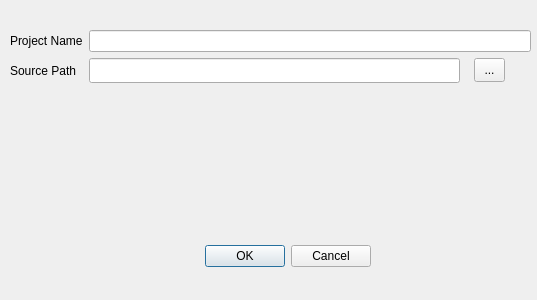
<?xml version="1.0" encoding="UTF-8"?>
<ui version="4.0">
 <class>ProjectNew</class>
 <widget class="QDialog" name="ProjectNew">
  <property name="geometry">
   <rect>
    <x>0</x>
    <y>0</y>
    <width>537</width>
    <height>300</height>
   </rect>
  </property>
  <property name="windowTitle">
   <string>Dialog</string>
  </property>
  <widget class="QDialogButtonBox" name="buttonBox">
   <property name="geometry">
    <rect>
     <x>30</x>
     <y>240</y>
     <width>341</width>
     <height>32</height>
    </rect>
   </property>
   <property name="orientation">
    <enum>Qt::Horizontal</enum>
   </property>
   <property name="standardButtons">
    <set>QDialogButtonBox::Cancel|QDialogButtonBox::Ok</set>
   </property>
  </widget>
  <widget class="QWidget" name="formLayoutWidget">
   <property name="geometry">
    <rect>
     <x>10</x>
     <y>30</y>
     <width>521</width>
     <height>71</height>
    </rect>
   </property>
   <layout class="QFormLayout" name="formLayout">
    <item row="0" column="0">
     <widget class="QLabel" name="nameLabel">
      <property name="text">
       <string>Project Name</string>
      </property>
     </widget>
    </item>
    <item row="0" column="1">
     <widget class="QLineEdit" name="nameText"/>
    </item>
    <item row="1" column="0">
     <widget class="QLabel" name="label">
      <property name="minimumSize">
       <size>
        <width>0</width>
        <height>25</height>
       </size>
      </property>
      <property name="maximumSize">
       <size>
        <width>16777215</width>
        <height>25</height>
       </size>
      </property>
      <property name="text">
       <string>Source Path</string>
      </property>
     </widget>
    </item>
    <item row="1" column="1">
     <widget class="QWidget" name="widget" native="true">
      <widget class="QLineEdit" name="dirText">
       <property name="geometry">
        <rect>
         <x>0</x>
         <y>0</y>
         <width>371</width>
         <height>25</height>
        </rect>
       </property>
      </widget>
      <widget class="QToolButton" name="dirSelect">
       <property name="geometry">
        <rect>
         <x>385</x>
         <y>0</y>
         <width>31</width>
         <height>24</height>
        </rect>
       </property>
       <property name="text">
        <string>...</string>
       </property>
      </widget>
     </widget>
    </item>
   </layout>
  </widget>
 </widget>
 <resources/>
 <connections>
  <connection>
   <sender>buttonBox</sender>
   <signal>accepted()</signal>
   <receiver>ProjectNew</receiver>
   <slot>accept()</slot>
   <hints>
    <hint type="sourcelabel">
     <x>248</x>
     <y>254</y>
    </hint>
    <hint type="destinationlabel">
     <x>157</x>
     <y>274</y>
    </hint>
   </hints>
  </connection>
  <connection>
   <sender>buttonBox</sender>
   <signal>rejected()</signal>
   <receiver>ProjectNew</receiver>
   <slot>reject()</slot>
   <hints>
    <hint type="sourcelabel">
     <x>316</x>
     <y>260</y>
    </hint>
    <hint type="destinationlabel">
     <x>286</x>
     <y>274</y>
    </hint>
   </hints>
  </connection>
 </connections>
</ui>
